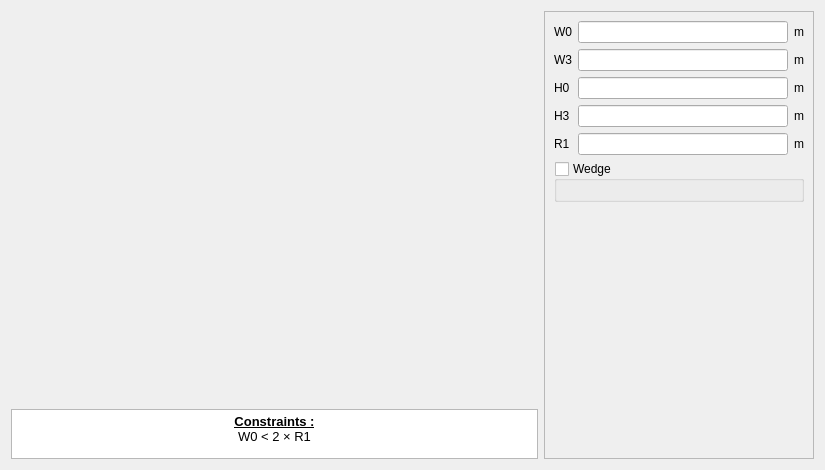
<?xml version="1.0" encoding="UTF-8"?>
<ui version="4.0">
 <class>PWSlot28</class>
 <widget class="QWidget" name="PWSlot28">
  <property name="geometry">
   <rect>
    <x>0</x>
    <y>0</y>
    <width>825</width>
    <height>470</height>
   </rect>
  </property>
  <property name="minimumSize">
   <size>
    <width>630</width>
    <height>470</height>
   </size>
  </property>
  <property name="maximumSize">
   <size>
    <width>16777215</width>
    <height>16777215</height>
   </size>
  </property>
  <property name="windowTitle">
   <string>Form</string>
  </property>
  <layout class="QHBoxLayout" name="horizontalLayout">
   <item>
    <layout class="QVBoxLayout" name="verticalLayout_2">
     <item>
      <widget class="QLabel" name="img_slot">
       <property name="sizePolicy">
        <sizepolicy hsizetype="Expanding" vsizetype="Expanding">
         <horstretch>0</horstretch>
         <verstretch>0</verstretch>
        </sizepolicy>
       </property>
       <property name="maximumSize">
        <size>
         <width>16777215</width>
         <height>16777215</height>
        </size>
       </property>
       <property name="text">
        <string/>
       </property>
       <property name="pixmap">
        <pixmap resource="../../../../Resources/pyleecan.qrc">:/images/images/MachineSetup/WSlot/SlotW28_wind.png</pixmap>
       </property>
       <property name="scaledContents">
        <bool>false</bool>
       </property>
       <property name="alignment">
        <set>Qt::AlignCenter</set>
       </property>
      </widget>
     </item>
     <item>
      <widget class="QTextEdit" name="txt_constraint">
       <property name="sizePolicy">
        <sizepolicy hsizetype="Expanding" vsizetype="Fixed">
         <horstretch>0</horstretch>
         <verstretch>0</verstretch>
        </sizepolicy>
       </property>
       <property name="maximumSize">
        <size>
         <width>16777215</width>
         <height>50</height>
        </size>
       </property>
       <property name="verticalScrollBarPolicy">
        <enum>Qt::ScrollBarAlwaysOff</enum>
       </property>
       <property name="html">
        <string>&lt;!DOCTYPE HTML PUBLIC &quot;-//W3C//DTD HTML 4.0//EN&quot; &quot;http://www.w3.org/TR/REC-html40/strict.dtd&quot;&gt;
&lt;html&gt;&lt;head&gt;&lt;meta name=&quot;qrichtext&quot; content=&quot;1&quot; /&gt;&lt;style type=&quot;text/css&quot;&gt;
p, li { white-space: pre-wrap; }
&lt;/style&gt;&lt;/head&gt;&lt;body style=&quot; font-family:'MS Shell Dlg 2'; font-size:7.8pt; font-weight:400; font-style:normal;&quot;&gt;
&lt;p align=&quot;center&quot; style=&quot; margin-top:0px; margin-bottom:0px; margin-left:0px; margin-right:0px; -qt-block-indent:0; text-indent:0px;&quot;&gt;&lt;span style=&quot; font-size:10pt; font-weight:600; text-decoration: underline;&quot;&gt;Constraints :&lt;/span&gt;&lt;/p&gt;
&lt;p align=&quot;center&quot; style=&quot; margin-top:0px; margin-bottom:0px; margin-left:0px; margin-right:0px; -qt-block-indent:0; text-indent:0px;&quot;&gt;&lt;span style=&quot; font-size:10pt;&quot;&gt;W0 &amp;lt; 2 × R1&lt;/span&gt;&lt;/p&gt;&lt;/body&gt;&lt;/html&gt;</string>
       </property>
       <property name="textInteractionFlags">
        <set>Qt::TextSelectableByKeyboard|Qt::TextSelectableByMouse</set>
       </property>
      </widget>
     </item>
    </layout>
   </item>
   <item>
    <widget class="QScrollArea" name="scrollArea">
     <property name="minimumSize">
      <size>
       <width>270</width>
       <height>0</height>
      </size>
     </property>
     <property name="maximumSize">
      <size>
       <width>270</width>
       <height>16777215</height>
      </size>
     </property>
     <property name="widgetResizable">
      <bool>true</bool>
     </property>
     <widget class="QWidget" name="scrollAreaWidgetContents">
      <property name="geometry">
       <rect>
        <x>0</x>
        <y>0</y>
        <width>268</width>
        <height>446</height>
       </rect>
      </property>
      <layout class="QVBoxLayout" name="verticalLayout_3">
       <item>
        <layout class="QGridLayout" name="gridLayout">
         <item row="4" column="0">
          <widget class="QLabel" name="in_R1">
           <property name="text">
            <string>R1</string>
           </property>
          </widget>
         </item>
         <item row="4" column="1">
          <widget class="FloatEdit" name="lf_R1"/>
         </item>
         <item row="4" column="2">
          <widget class="QLabel" name="unit_R1">
           <property name="text">
            <string>m</string>
           </property>
          </widget>
         </item>
         <item row="3" column="2">
          <widget class="QLabel" name="unit_H3">
           <property name="text">
            <string>m</string>
           </property>
          </widget>
         </item>
         <item row="3" column="1">
          <widget class="FloatEdit" name="lf_H3"/>
         </item>
         <item row="3" column="0">
          <widget class="QLabel" name="in_H3">
           <property name="text">
            <string>H3</string>
           </property>
          </widget>
         </item>
         <item row="2" column="2">
          <widget class="QLabel" name="unit_H0">
           <property name="text">
            <string>m</string>
           </property>
          </widget>
         </item>
         <item row="2" column="1">
          <widget class="FloatEdit" name="lf_H0"/>
         </item>
         <item row="0" column="2">
          <widget class="QLabel" name="unit_W0">
           <property name="text">
            <string>m</string>
           </property>
          </widget>
         </item>
         <item row="0" column="1">
          <widget class="FloatEdit" name="lf_W0"/>
         </item>
         <item row="2" column="0">
          <widget class="QLabel" name="in_H0">
           <property name="text">
            <string>H0</string>
           </property>
          </widget>
         </item>
         <item row="0" column="0">
          <widget class="QLabel" name="in_W0">
           <property name="text">
            <string>W0</string>
           </property>
          </widget>
         </item>
         <item row="1" column="1">
          <widget class="FloatEdit" name="lf_W3"/>
         </item>
         <item row="1" column="2">
          <widget class="QLabel" name="unit_W3">
           <property name="text">
            <string>m</string>
           </property>
          </widget>
         </item>
         <item row="1" column="0">
          <widget class="QLabel" name="in_W3">
           <property name="text">
            <string>W3</string>
           </property>
          </widget>
         </item>
        </layout>
       </item>
       <item>
        <widget class="QGroupBox" name="g_wedge">
         <property name="title">
          <string>Wedge</string>
         </property>
         <property name="checkable">
          <bool>true</bool>
         </property>
         <property name="checked">
          <bool>false</bool>
         </property>
         <layout class="QVBoxLayout" name="verticalLayout">
          <item>
           <widget class="WMatSelectV" name="w_wedge_mat" native="true">
            <property name="minimumSize">
             <size>
              <width>100</width>
              <height>0</height>
             </size>
            </property>
           </widget>
          </item>
         </layout>
        </widget>
       </item>
       <item>
        <spacer name="verticalSpacer">
         <property name="orientation">
          <enum>Qt::Vertical</enum>
         </property>
         <property name="sizeHint" stdset="0">
          <size>
           <width>20</width>
           <height>40</height>
          </size>
         </property>
        </spacer>
       </item>
       <item>
        <widget class="WWSlotOut" name="w_out" native="true"/>
       </item>
      </layout>
     </widget>
    </widget>
   </item>
  </layout>
 </widget>
 <customwidgets>
  <customwidget>
   <class>FloatEdit</class>
   <extends>QLineEdit</extends>
   <header>......GUI/Tools/FloatEdit.h</header>
  </customwidget>
  <customwidget>
   <class>WWSlotOut</class>
   <extends>QWidget</extends>
   <header>......GUI.Dialog.DMachineSetup.SWSlot.WWSlotOut.WWSlotOut.h</header>
   <container>1</container>
  </customwidget>
  <customwidget>
   <class>WMatSelectV</class>
   <extends>QWidget</extends>
   <header>......GUI.Dialog.DMatLib.WMatSelect.WMatSelectV.h</header>
   <container>1</container>
  </customwidget>
 </customwidgets>
 <tabstops>
  <tabstop>lf_W0</tabstop>
  <tabstop>lf_W3</tabstop>
  <tabstop>lf_H0</tabstop>
  <tabstop>lf_H3</tabstop>
  <tabstop>lf_R1</tabstop>
  <tabstop>txt_constraint</tabstop>
 </tabstops>
 <resources>
  <include location="../../../../Resources/pyleecan.qrc"/>
 </resources>
 <connections/>
</ui>
